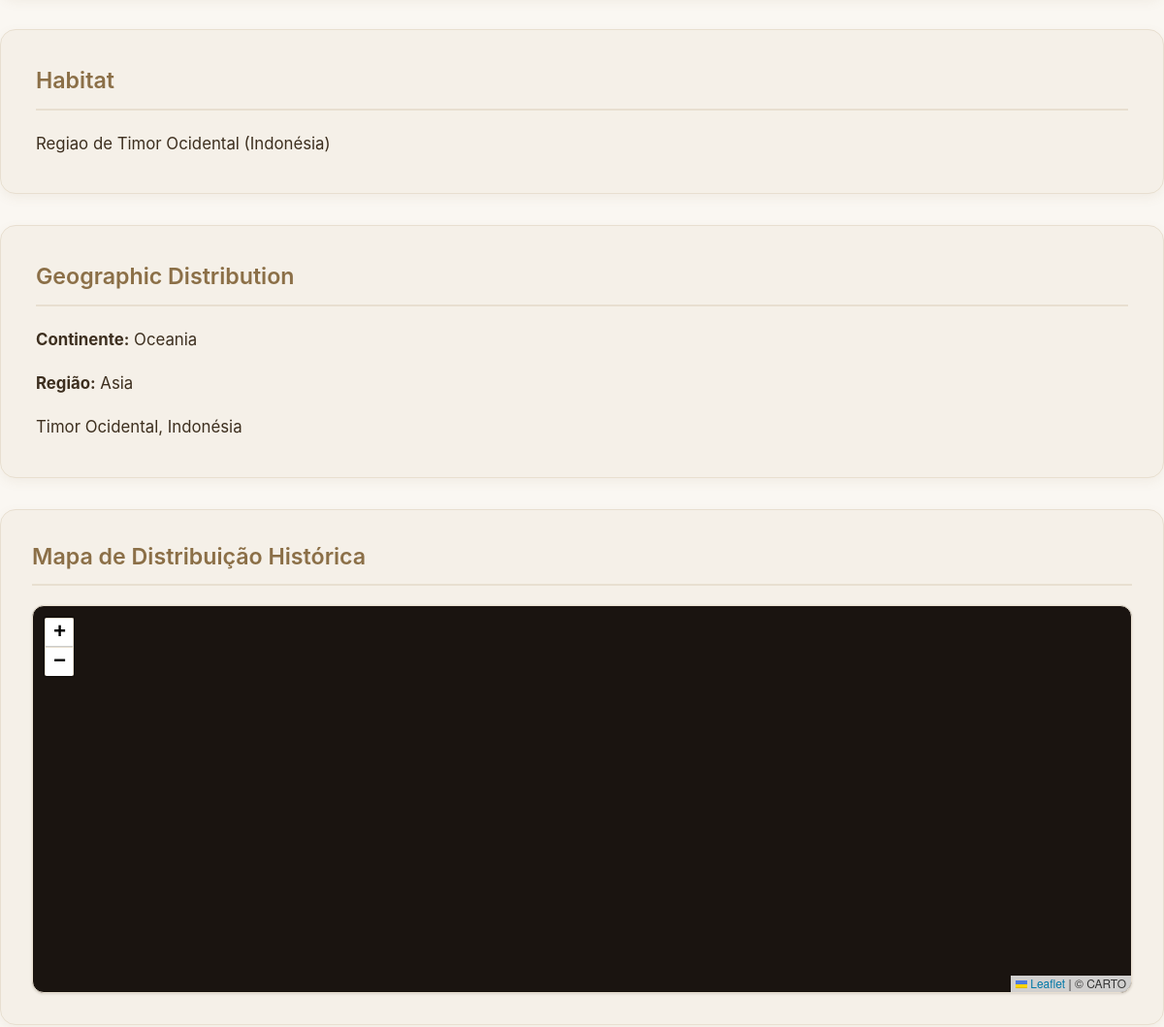
The app's page /pt-br/mammal/7/ (middle part), older data.
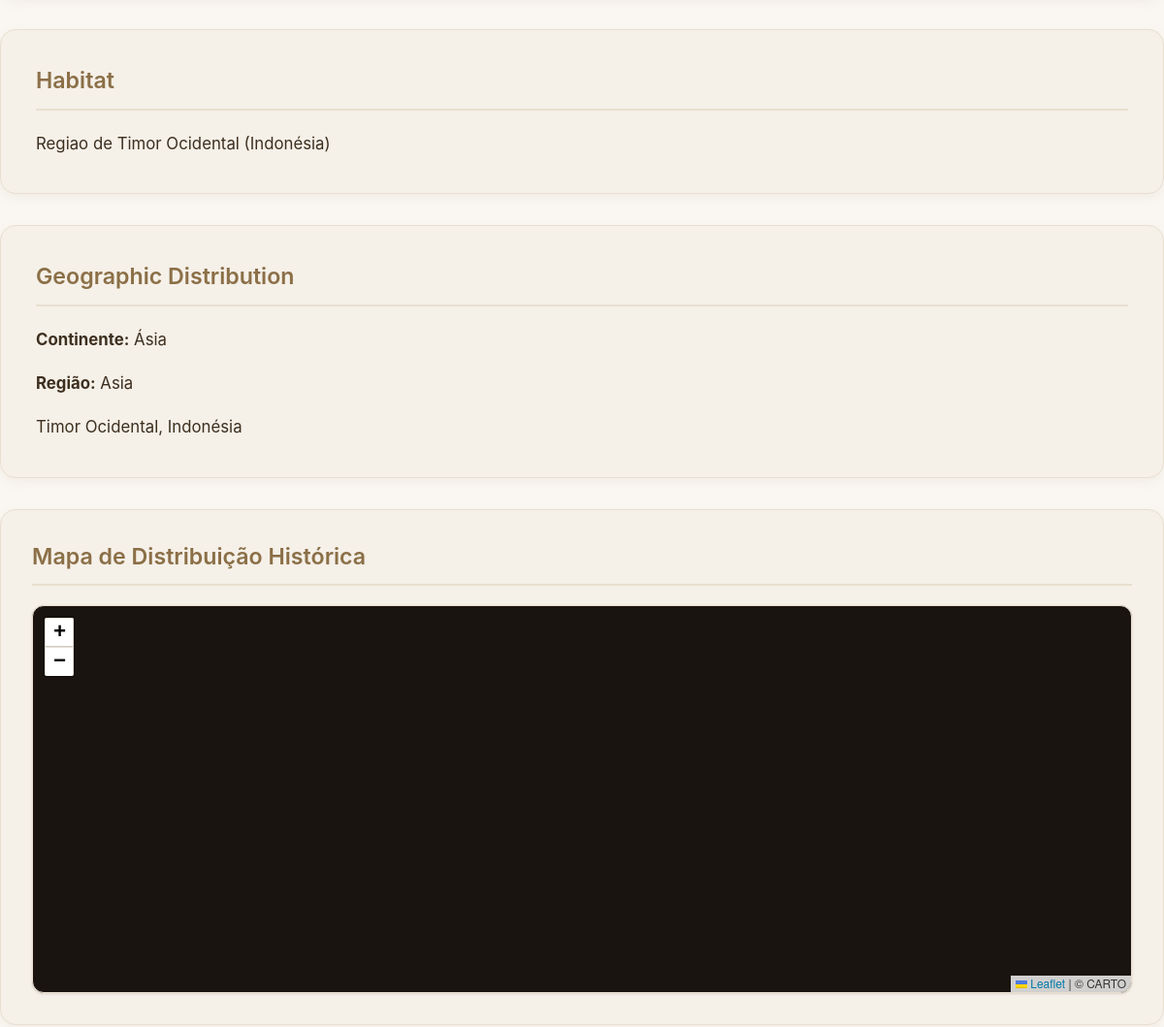
The same page, newer data.
### mammals/models.py (models this page shows, shortened)
class Mammal(models.Model):
    objects = MammalManager()
    """Modelo para mamíferos extintos"""
    common_name = models.CharField(
        max_length=200, verbose_name="Nome Comum", help_text="Nome popular do mamífero"
    )
    binomial_name = models.CharField(
        max_length=200,
        verbose_name="Nome Científico",
        help_text="Nome binomial (científico) do mamífero",
    )
    description = models.TextField(
        verbose_name="Descrição", help_text="Descrição detalhada do mamífero"
    )
    habitat = models.TextField(
        blank=True,
        null=True,
        verbose_name="Habitat",
        help_text="Habitat natural do mamífero",
    )
    distribution = models.TextField(
        blank=True,
        null=True,
        verbose_name="Distribução",
        help_text="Distribuição geográfica",
    )
    extinction_causes = models.TextField(
        blank=True,
        null=True,
        verbose_name="Causas da Extinção",
        help_text="Principais causas que levaram à extinção",
    )
    image_filename = models.CharField(
        max_length=255,
        blank=True,
        null=True,
        verbose_name="Nome Herança Antigo",
        help_text="Nome do arquivo de imagem na pasta static/images (Legado)",
    )
    image = models.ImageField(
        upload_to=safe_mammal_image_path,
        blank=True,
        null=True,
        validators=[validate_image_extension],
        verbose_name="Foto/Imagem Oficial",
        help_text="Faça upload de uma foto para o mamífero",
    )
    size_weight = models.TextField(
        blank=True,
        null=True,
        verbose_name="Tamanho e Peso",
        help_text="Ex: 1,5m de altura, 200kg",
    )
    diet = models.TextField(
        blank=True,
        null=True,
        verbose_name="Dieta",
        help_text="O que este animal comia? (ex: Herbívoro, Carnívoro...)",
    )
    extinction_era = models.TextField(
        blank=True,
        null=True,
        verbose_name="Época da Extinção",
        help_text="Quando foi visto pela última vez? (ex: Anos 1930, Século XVII)",
    )
    fun_facts = models.TextField(
        blank=True,
        null=True,
        verbose_name="Curiosidades",
        help_text="Fatos ou observações interessantes adicionais",
    )
    taxonomy_extended = models.TextField(
        blank=True,
        null=True,
        verbose_name="Taxonomia Estendida",
        help_text="Família, Gênero e outras informações taxonômicas adicionais",
    )
    ecological_impact = models.TextField(
        blank=True,
        null=True,
        verbose_name="Impacto Ecológico",
        help_text="Papel deste animal no ecossistema e impacto de sua extinção",
    )
    conservation_legacy = models.TextField(
        blank=True,
        null=True,
        verbose_name="Conservação e Legado",
        help_text="Museus, registros históricos, esforços de conservação e importância cultural",
    )
    scientific_references = models.TextField(
        blank=True,
        null=True,
        verbose_name="Referências Científicas",
        help_text="Referências bibliográficas e científicas da espécie",
    )
    extinction_year = models.IntegerField(
        blank=True,
        null=True,
        verbose_name="Ano de Extinção Biológica",
        help_text="Último registro vivo confirmado (ano)",
    )
    formalization_year = models.IntegerField(
        blank=True,
        null=True,
        verbose_name="Ano de Formalização",
        help_text="Ano da declaração formal de extinção (IUCN ou literatura)",
    )
    formalization_source = models.CharField(
        max_length=100,
        blank=True,
        null=True,
        verbose_name="Fonte da Formalização",
        help_text="Ex: IUCN 2008, lit. 1903",
    )
    region = models.CharField(
        max_length=100,
        blank=True,
        null=True,
        verbose_name="Região",
        help_text="Região geográfica (Americas, Caribe, Australia, etc.)",
    )
    main_cause = models.TextField(
        blank=True,
        null=True,
        verbose_name="Causa Principal",
        help_text="Causa principal da extinção",
    )
    continent = models.CharField(
        max_length=100,
        blank=True,
        null=True,
        verbose_name="Continente",
        help_text="Continente onde o mamífero habitava",
    )
    taxonomy_order = models.CharField(
        max_length=100,
        blank=True,
        null=True,
        verbose_name="Ordem Taxonômica",
        help_text="Ordem taxonômica do mamífero",
    )
    latitude = models.FloatField(
        blank=True,
        null=True,
        verbose_name="Latitude",
        help_text="Coordenada de latitude para posição no mapa",
    )
    longitude = models.FloatField(
        blank=True,
        null=True,
        verbose_name="Longitude",
        help_text="Coordenada de longitude para posição no mapa",
    )
    created_at = models.DateTimeField(auto_now_add=True, verbose_name="Criado em")
    updated_at = models.DateTimeField(auto_now=True, verbose_name="Atualizado em")
    class Meta:
        verbose_name = "Mamífero Extinto"
        verbose_name_plural = "Mamíferos Extintos"
        ordering = ["common_name"]
        indexes = [
            models.Index(fields=["common_name"]),
            models.Index(fields=["continent"]),
            models.Index(fields=["taxonomy_order"]),
            models.Index(fields=["extinction_year"]),
            models.Index(fields=["formalization_year"]),
            models.Index(fields=["-updated_at"]),
        ]
    @property
    def gallery_images(self):
        import os
        from django.conf import settings
        static_path = os.path.join(settings.BASE_DIR, "static", "images", "mammals_gallery")
        if not os.path.exists(static_path):
            return []
        files = os.listdir(static_path)
        images = []
        if str(self.binomial_name).lower() == "bos primigenius":
            prefixes = [
                "02_", "03_", "04_", "05_", "06_", "08_", "09_", "10_",
                "11_", "12_", "13_", "14_", "15_",
            ]
            for f in files:
                if any(f.startswith(p) for p in prefixes) and f.lower().endswith(
                    (".jpg", ".jpeg", ".png", ".webp")
                ):
                    images.append(
                        {
                            "url": f"{settings.STATIC_URL}images/mammals_gallery/{f}",
                            "filename": f"mammals_gallery/{f}",
                            "caption": self._get_caption_for_file(f) or "Imagem do Auroque",
                        }
                    )
        else:
            slug = str(self.binomial_name).lower().replace(' ', '_')
            prefix_legacy = f"{slug}_gallery_"
            prefix_new = f"{str(self.binomial_name).lower()} -"
            prefix_new2 = f"{str(self.binomial_name).lower()} "
            for f in files:
                f_lower = f.lower()
                if (f_lower.startswith(prefix_legacy) or f_lower.startswith(prefix_new) or f_lower.startswith(prefix_new2)) and f_lower.endswith(
                    (".jpg", ".jpeg", ".png", ".webp")
                ):
                    if f_lower.startswith(prefix_legacy):
                        simple_caption = f.replace(prefix_legacy, '').replace('_', ' ').rsplit('.', 1)[0].title()
                    else:
                        name_len = len(str(self.binomial_name))
                        caption_part = f[name_len:].strip(" -_")
                        simple_caption = caption_part.rsplit('.', 1)[0]
                        if not simple_caption:
                            simple_caption = "Imagem do animal"
                    custom_caption = self._get_caption_for_file(f)
                    final_caption = custom_caption if custom_caption else simple_caption
                    import urllib.parse
                    encoded_f = urllib.parse.quote(f)
                    images.append(
                        {
                            "url": f"{settings.STATIC_URL}images/mammals_gallery/{encoded_f}",
                            "filename": f"mammals_gallery/{f}",
                            "caption": final_caption,
                        }
                    )
        return sorted(images, key=lambda x: x["url"])
    def _get_caption_for_file(self, filename):
        captions = {
            "02_esqueleto_leste_asiatico.jpg": "Esqueleto fóssil de auroque encontrado no Leste Asiático.",
            "03_esqueleto_7500_anos.jpg": "Esqueleto fóssil completo de auroque datado de aproximadamente 7.500 anos.",
            "04_cranio_chifres_1.jpg": "Crânio fóssil com chifres - Estudo Anatômico Lateral.",
            "05_cranio_museu_alta_resolucao.jpg": "Crânio de auroque exposto em museu (Alta Resolução).",
            "06_cranio_chifres_2.jpg": "Crânio fóssil com chifres - Estudo Anatômico Frontal.",
            "08_cranio_chifres_3.jpg": "Crânio fóssil com chifres - Estudo Anatômico Superior.",
            "09_cranio_chifres_completos.jpg": "Crânio e chifres completos preservados exibindo a curvatura em lira.",
            "10_cranio_atlas_obscura.jpg": "Crânio histórico de auroque catalogado no Atlas Obscura.",
            "11_cranio_inusual.jpg": "Crânio fóssil de auroque apresentando uma curvatura inusual de chifre.",
            "12_cranio_premium.jpg": "Crânio fóssil de auroque de alta qualidade de preservação em museu.",
            "13_mandibula_dentes_alta_resolucao.jpg": "Mandíbula fóssil com dentes molares preservados em alta resolução.",
            "14_mandibula_isolada.jpg": "Mandíbula fóssil isolada para análise paleontológica.",
            "15_chifre_ultimo_auroque_1620.jpg": "Corno de caça esculpido a partir do chifre do último auroque vivo (datado de 1620).",
            "noronhomys_vespuccii_gallery_01_cranio_holotipo_ventral.png": "Holótipo de Noronhomys vespuccii (Rato de Vespucci) - Crânio, Vista Ventral. MCP 3460-PV.",
            "noronhomys_vespuccii_gallery_02_cranio_holotipo_dorsal.png": "Holótipo de Noronhomys vespuccii (Rato de Vespucci) - Crânio, Vista Dorsal. MCP 3460-PV.",
            "noronhomys_vespuccii_gallery_03_cranio_holotipo_lateral.png": "Holótipo de Noronhomys vespuccii (Rato de Vespucci) - Crânio, Vista Lateral. MCP 3460-PV.",
            "noronhomys_vespuccii_gallery_04_holotipo_molares_inferiores.png": "Holótipo de Noronhomys vespuccii (Rato de Vespucci) - Molares inferiores direitos. MCP 3460-PV.",
            "noronhomys_vespuccii_gallery_05_holotipo_molares_superiores.png": "Holótipo de Noronhomys vespuccii (Rato de Vespucci) - Molares superiores direitos. MCP 3460-PV.",
            "hippopotamus_madagascariensis_gallery_01_cranio_dorsal_femea.png": "Hipopótamo-anão de Madagascar - Crânio, Vista Dorsal (Fêmea). Material comparativo, Museu de Toulouse.",
            "hippopotamus_madagascariensis_gallery_02_cranio_dorsal_macho.png": "Hipopótamo-anão de Madagascar - Crânio, Vista Dorsal (Macho). Material comparativo, Museu de Toulouse.",
            "hippopotamus_madagascariensis_gallery_03_cranio_lateral_macho.png": "Hipopótamo-anão de Madagascar - Crânio, Vista Lateral (Macho). Material comparativo, Museu de Toulouse.",
            "hippopotamus_madagascariensis_gallery_04_cranio_palatina_macho.png": "Hipopótamo-anão de Madagascar - Crânio, Vista Palatina (Macho). Material comparativo, Museu de Toulouse.",
            "hippopotamus_madagascariensis_gallery_05_cranio_palatina_indeterminado.png": "Hipopótamo-anão de Madagascar - Crânio, Vista Palatina (Sexo indeterminado). Material comparativo, Museu de Toulouse.",
            "hippopotamus_madagascariensis_gallery_06_cranio_nucal_macho.png": "Hipopótamo-anão de Madagascar - Crânio, Vista Nucal (Macho). Material comparativo, Museu de Toulouse.",
            "hippopotamus_madagascariensis_gallery_07_cranio_lateral_femea.png": "Hipopótamo-anão de Madagascar - Crânio, Vista Lateral (Fêmea). Material comparativo, Museu de Toulouse.",
            "hippopotamus_madagascariensis_gallery_08_mandibula_lateral_femea.png": "Hipopótamo-anão de Madagascar - Mandíbula, Vista Lateral (Fêmea). Material comparativo, Museu de Toulouse.",
            "hippopotamus_madagascariensis_gallery_09_mandibula_palatina_macho.png": "Hipopótamo-anão de Madagascar - Mandíbula, Vista Palatina (Macho). Material comparativo, Museu de Toulouse.",
        }
        return captions.get(filename, None)

### mammals/views.py (the view)
# urls.py: path("mammal/<int:pk>/", views.mammal_detail, name="detail"),
def mammal_detail(request, pk):
    mammal_obj = get_object_or_404(
        Mammal.objects.prefetch_related("comments__user"), pk=pk
    )
    from .utils import get_normalized_lang_code
    lang_code = get_normalized_lang_code()
    current_lang = get_language()
    if lang_code != 'pt':
        mammal = TranslatedMammal(mammal_obj, current_lang)
    else:
        mammal = mammal_obj
    comments = (
        mammal.mammal.comments.select_related("user").all()
        if hasattr(mammal, "mammal")
        else mammal.comments.select_related("user").all()
    )
    is_favorite = False
    if request.user.is_authenticated:
        is_favorite = Favorite.objects.filter(
            user=request.user, mammal=mammal_obj
        ).exists()
    map_data = None
    if mammal_obj.latitude is not None and mammal_obj.longitude is not None:
        location_name = "Desconhecido"
        if mammal_obj.distribution:
            location_name = str(mammal_obj.distribution).split(",")[0].strip()
        map_data = {
            "coordinates": [
                {
                    "lat": mammal_obj.latitude,
                    "lon": mammal_obj.longitude,
                    "location": location_name,
                }
            ],
            "center": {"lat": mammal_obj.latitude, "lon": mammal_obj.longitude},
            "zoom": 5,
        }
    geo_country = ""
    if mammal_obj.distribution:
        geo_country = get_country_from_distribution(mammal_obj.distribution)
    context = {
        "mammal": mammal,
        "comments": comments,
        "is_favorite": is_favorite,
        "map_data": json.dumps(map_data) if map_data else None,
        "geo_country": geo_country,
    }
    return render(request, "mammals/detail.html", context)

### templates/mammals/detail.html (shortened to what this page needs)
{% extends "base.html" %}
{% load static %}
{% load i18n %}
{% block extra_css %}
{% if mammal.latitude and mammal.longitude or mammal.distribution %}
<link rel="stylesheet" href="https://unpkg.com/leaflet@1.9.4/dist/leaflet.css" />
{% endif %}
{% endblock %}
{% block content %}
<div class="detail-fluid-container" style="width: 100%; padding: 0;">
    <div class="detail-container">
        <div class="detail-content">
            {% if mammal.habitat %}
            <section class="detail-section">
                <h3 id="habitat-heading">{% trans "Habitat" %}</h3>
                <p>{{ mammal.habitat|safe }}</p>
            </section>
            {% endif %}
            {% if mammal.distribution or mammal.continent or mammal.region %}
            <section class="detail-section">
                <h3 id="distribution-heading">{% trans "Geographic Distribution" %}</h3>
                {% if mammal.continent %}
                <p><strong>{% trans "Continent" %}:</strong> {{ mammal.continent }}</p>
                {% endif %}
                {% if mammal.region %}
                <p><strong>Região:</strong> {{ mammal.region }}</p>
                {% endif %}
                {% if mammal.distribution %}
                <p>{{ mammal.distribution|safe }}</p>
                {% endif %}
            </section>
            {% if mammal.distribution or mammal.latitude %}
            <div id="distribution-map-container" class="detail-section">
                <h3>{% trans "Historical Distribution Map" %}</h3>
                <div id="distribution-map" style="height: 400px; width: 100%; border-radius: 8px; border: 1px solid var(--border-color); background: #1a1410;"></div>
            </div>
            {% endif %}
            {% endif %}
        </div>
    </div>
</div>
{% endblock %}

Row changes from the older to the newer data that the page shows:
changed Mammal "Regiao de Timor Ocidental (Indonésia)": continent "Oceania" → "Ásia"
